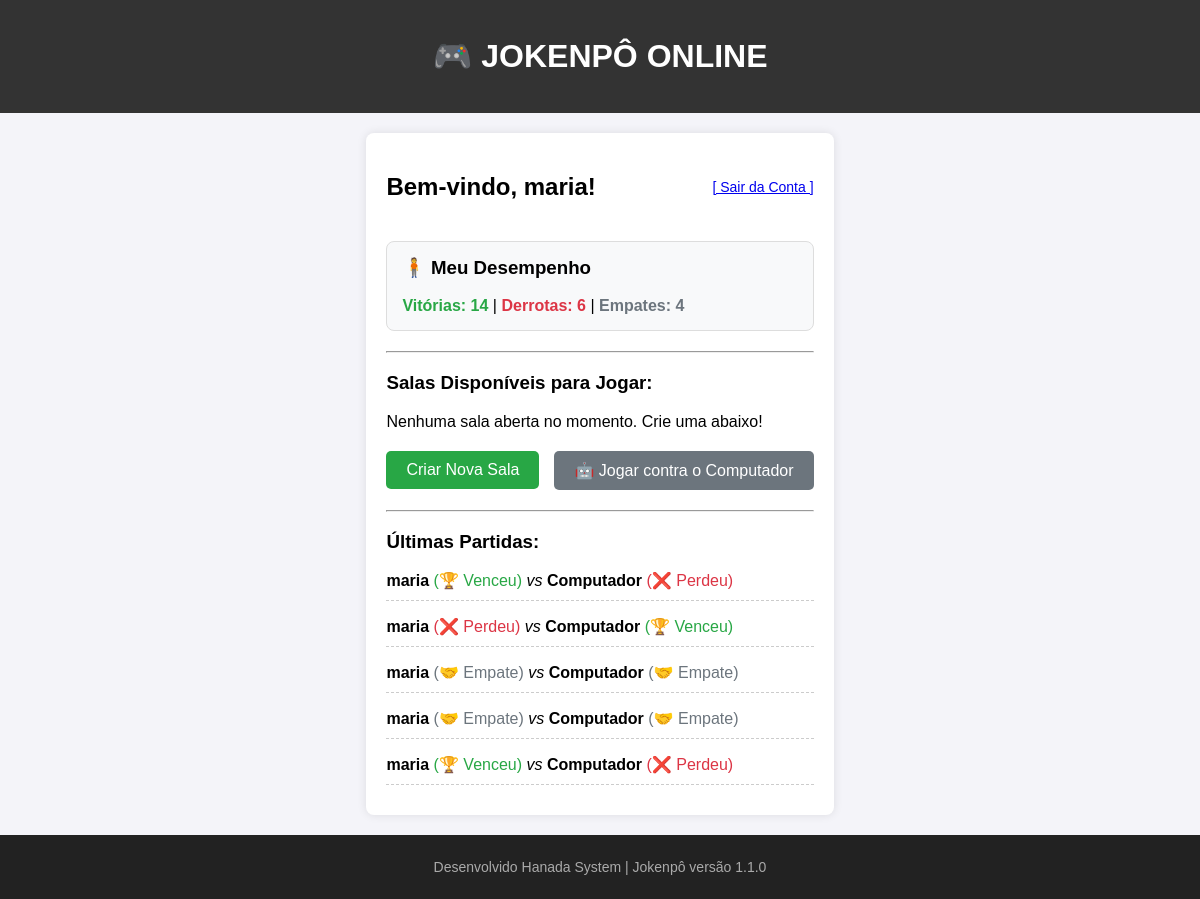
Screenshot of / (signed in) with the database file from the repository.
### jogo/models.py (models this page shows, shortened)
class Sala(models.Model):
    jogador1 = models.ForeignKey(User, related_name='jogos_como_j1', on_delete=models.CASCADE)
    jogador2 = models.ForeignKey(User, related_name='jogos_como_j2', on_delete=models.SET_NULL, null=True, blank=True)
    escolha_j1 = models.CharField(max_length=10, blank=True, null=True)
    escolha_j2 = models.CharField(max_length=10, blank=True, null=True)
    status = models.CharField(max_length=30, default='aguardando_oponente')
    resultado = models.CharField(max_length=20, blank=True, null=True)
    criado_em = models.DateTimeField(auto_now_add=True)

### jogo/views.py (the view)
# urls.py: 2. Add a URL to urlpatterns:  path('', views.home, name='home')
@login_required(login_url='/login/')
def home(request):
    usuario = request.user
    salas_aguardando = Sala.objects.filter(status='aguardando_oponente')
    partidas_finalizadas = Sala.objects.filter(
        (Q(jogador1=usuario) | Q(jogador2=usuario)) & Q(status__in=['finalizado', 'historico'])
    ).order_by('-criado_em')
    vitorias = 0
    derrotas = 0
    empates = 0
    for partida in partidas_finalizadas:
        if partida.resultado == 'empate':
            empates += 1
        elif (partida.jogador1 == usuario and partida.resultado == 'vitoria_j1') or \
             (partida.jogador2 == usuario and partida.resultado == 'vitoria_j2'):
            vitorias += 1
        else:
            derrotas += 1
    contexto = {
        'salas': salas_aguardando,
        'vitorias': vitorias,
        'derrotas': derrotas,
        'empates': empates,
        'historico': partidas_finalizadas[:5] # Pega apenas as últimas 5 partidas para não poluir a tela
    }
    return render(request, 'jogo/home.html', contexto)

### jogo/templates/jogo/home.html (shortened to what this page needs)
{% extends 'jogo/base.html' %}
{% block content %}
    <div>
        <div style="display: flex; justify-content: space-between; align-items: center;">
            <h2>Bem-vindo, {{ request.user.username }}!</h2>
            <a href="/login/" style="font-size: 14px;">[ Sair da Conta ]</a>
        </div>
        <div style="background: #f8f9fa; padding: 15px; border-radius: 8px; margin: 20px 0; border: 1px solid #ddd;">
            <h3 style="margin-top: 0;">🧍 Meu Desempenho</h3>
            <p style="font-size: 16px; margin-bottom: 0;">
                <strong style="color: #28a745;">Vitórias: {{ vitorias }}</strong> |
                <strong style="color: #dc3545;">Derrotas: {{ derrotas }}</strong> |
                <strong style="color: #6c757d;">Empates: {{ empates }}</strong>
            </p>
        </div>
        <hr>
        <h3>Salas Disponíveis para Jogar:</h3>
        {% if not salas %}
            <p>Nenhuma sala aberta no momento. Crie uma abaixo!</p>
        {% endif %}
        <div style="display: flex; gap: 15px; align-items: center; margin: 20px 0;">
            <form action="{% url 'criar_sala' %}" method="POST" style="margin: 0;">
                <button type="submit" style="padding: 10px 20px; background: #28a745; color: white; border: none; border-radius: 5px; cursor: pointer; font-size: 16px;">
                    Criar Nova Sala
                </button>
            </form>
            <form action="{% url 'criar_sala_computador' %}" method="POST" style="margin: 0;">
                <button type="submit" style="padding: 10px 20px; background: #6c757d; color: white; border: none; border-radius: 5px; cursor: pointer; font-size: 16px;">
                    🤖 Jogar contra o Computador
                </button>
            </form>
        </div>
        <hr>
        <h3>Últimas Partidas:</h3>
        <div style="margin-top: 15px;">
            {% for partida in historico %}
                <p style="border-bottom: 1px dashed #ccc; padding-bottom: 10px; margin-bottom: 10px;">
                    <b>{{ partida.jogador1.username }}</b>
                    {% if partida.resultado == 'vitoria_j1' %}
                        <span style="color: #28a745;">(🏆 Venceu)</span>
                    {% elif partida.resultado == 'vitoria_j2' %}
                        <span style="color: #dc3545;">(❌ Perdeu)</span>
                    {% elif partida.resultado == 'empate' %}
                        <span style="color: #6c757d;">(🤝 Empate)</span>
                    {% endif %}
                    <i> vs </i>
                    <b>{{ partida.jogador2.username }}</b>
                    {% if partida.resultado == 'vitoria_j2' %}
                        <span style="color: #28a745;">(🏆 Venceu)</span>
                    {% elif partida.resultado == 'vitoria_j1' %}
                        <span style="color: #dc3545;">(❌ Perdeu)</span>
                    {% elif partida.resultado == 'empate' %}
                        <span style="color: #6c757d;">(🤝 Empate)</span>
                    {% endif %}
                </p>
            {% empty %}
                <p>Nenhuma partida finalizada ainda.</p>
            {% endfor %}
        </div>
    </div>
{% endblock %}

### jogo/templates/jogo/base.html (style rules this page uses)
body { font-family: Arial, sans-serif; background-color: #f4f4f9; margin: 0; padding: 0; display: flex; flex-direction: column; min-height: 100vh; }

### rows the page displays
Sala: jogador1.username "maria", resultado "(🏆 Venceu)", jogador2.username "Computador"
Sala: jogador1.username "maria", resultado "(❌ Perdeu)", jogador2.username "Computador"
Sala: jogador1.username "maria", resultado "(🤝 Empate)", jogador2.username "Computador"
Sala: jogador1.username "maria", resultado "(🤝 Empate)", jogador2.username "Computador"
Sala: jogador1.username "maria", resultado "(🏆 Venceu)", jogador2.username "Computador"

### other values shown
{{ request.user.username }} "maria"
{{ vitorias }} "14"
{{ derrotas }} "6"
{{ empates }} "4"
